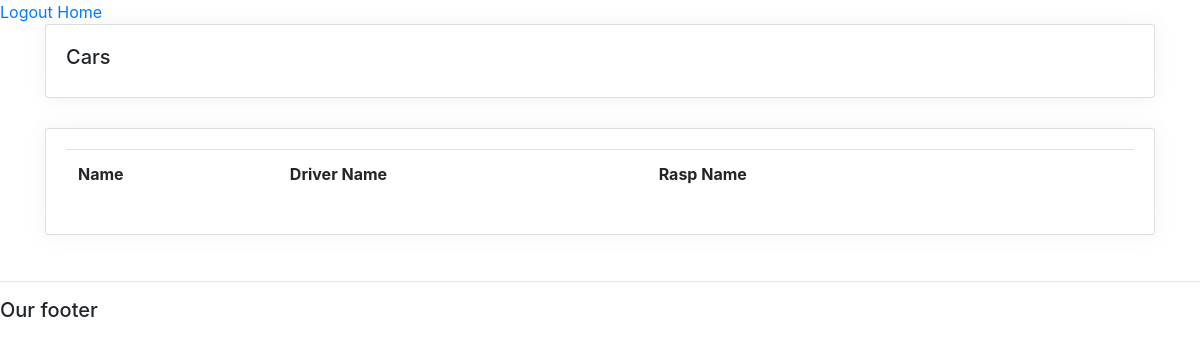
The app's page /cars/, older data.
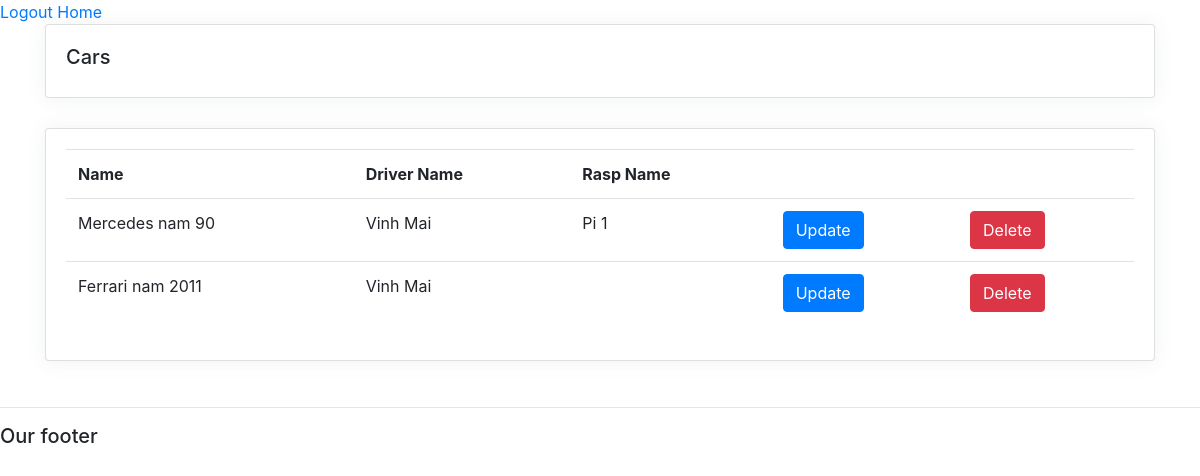
The same page, newer data.
### accounts/models.py (models this page shows, shortened)
class Car(models.Model):
    name = models.CharField(max_length=50)
    driver = models.ForeignKey(Driver, null=True, on_delete=models.CASCADE)

class Driver(models.Model):
    profile = models.OneToOneField(Profile, null=True, on_delete=models.CASCADE)
    licenseDriver = models.CharField(max_length=10, null=True, blank=True)

class Profile(models.Model):
    ROLES = (
        ("admin", "admin"),
        ("driver", "driver"),
    )
    user = models.OneToOneField(User, null=True, blank=True, on_delete=models.CASCADE)
    name = models.CharField(max_length=50)
    phone = models.CharField(max_length=20, null=True, blank=True)
    role = models.CharField(max_length=20, choices=ROLES)
    email = models.CharField(max_length=30, null=True, blank=True)
    date_created = models.DateTimeField(auto_now_add=True)

class RaspDevice(models.Model):
    STATUS = (
        ("online", "online"),
        ("offline", "offline"),
    )
    name = models.CharField(max_length=50)
    car = models.OneToOneField(Car, null=True, on_delete=models.SET_NULL)
    status = models.CharField(max_length=50, null=True, blank=True, choices=STATUS)
    lastActive = models.DateTimeField(null=True, blank=True)
    date_created = models.DateTimeField(auto_now_add=True)

### accounts/views.py (the view)
# urls.py: path("cars/", views.carsPage, name="cars"),
def carsPage(request):
    cars = Car.objects.all()
    context = {"cars": cars}
    return render(request, "accounts/cars.html", context)

### accounts/templates/accounts/cars.html (shortened to what this page needs)
{% extends 'accounts/main.html' %}
{% load static %}
{% block content %}
<div class='container'>
    <div class="row">
        <div class="col-md">
            <div class="card card-body">
                <h5>Cars</h5>
            </div>
            <div class="card card-body">
                <table class="table">
                    <tr>
                        <th>Name</th>
                        <th>Driver Name</th>
                        <th>Rasp Name</th>
                        <th></th>
                        <th></th>
                    </tr>
                    {% for car in cars %}
                    <tr>
                        <td>{{ car.name }}</td>
                        <td>{{ car.driver.profile.name }}</td>
                        <td>{{ car.raspdevice.name }}</td>
                        <td><a href="{% url 'updateCar' car.id %}" class="btn btn-primary">Update</a></td>
                        <td><a href="{% url 'deleteCar' car.id %}" class="btn btn-danger">Delete</a></td>
                    </tr>
                    {% endfor %}
                </table>
            </div>
        </div>
    </div>
</div>
{% endblock %}

### accounts/templates/accounts/main.html (shortened to what this page needs)
{% load static %}
<!DOCTYPE html>
<html>
<head>
    <link rel="stylesheet" href="https://stackpath.bootstrapcdn.com/bootstrap/4.3.1/css/bootstrap.min.css"
>
    <link rel="stylesheet" href="{% static '/css/main.css' %}">
    <link rel="stylesheet" href="{% static '/css/profile.css' %}">
    <link rel="stylesheet" href="https://stackpath.bootstrapcdn.com/bootstrap/4.1.3/css/bootstrap.min.css"
>
    <link rel="stylesheet" href="https://use.fontawesome.com/releases/v5.6.1/css/all.css"
>
</head>
<body>
    <span><a href="{% url 'logout' %}">Logout</a></span>
    <span><a href="{% url 'home' %}">Home</a></span>
    <div class="container-fluid">
        {% block content %}
        {% endblock %}
    </div>
    <hr>
    <h5>Our footer</h5>
</body>
</html>

### static/css/profile.css (style rules this page uses)
body { background-color: #f9f9fa }
.card { border-radius: 5px; -webkit-box-shadow: 0 1px 20px 0 rgba(69, 90, 100, 0.08); box-shadow: 0 1px 20px 0 rgba(69, 90, 100, 0.08); border: none; margin-bottom: 30px }

Row changes from the older to the newer data that the page shows:
added Car: name "Mercedes nam 90", driver.profile.name "Vinh Mai", raspdevice.name "Pi 1"
added Car: name "Ferrari nam 2011", driver.profile.name "Vinh Mai"
